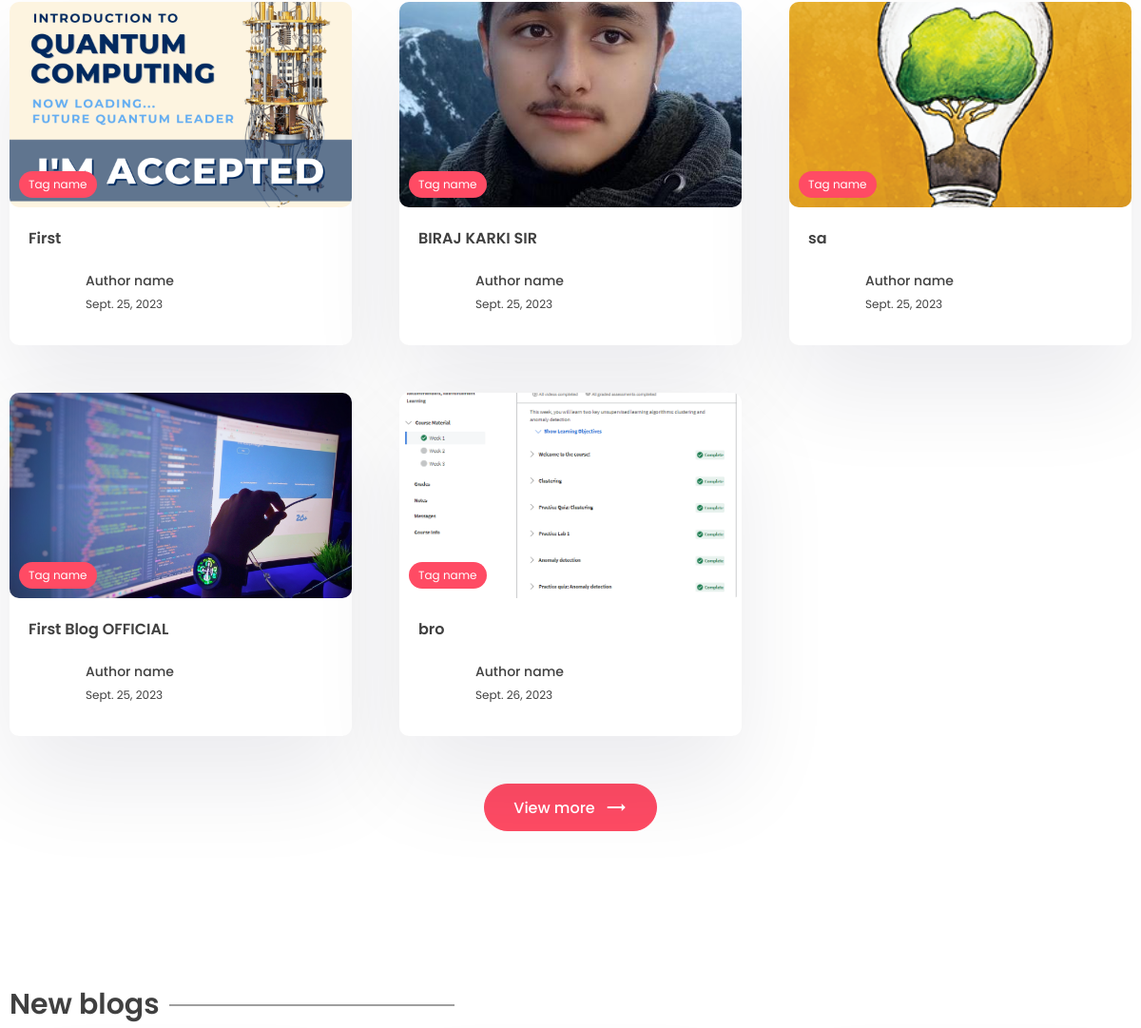
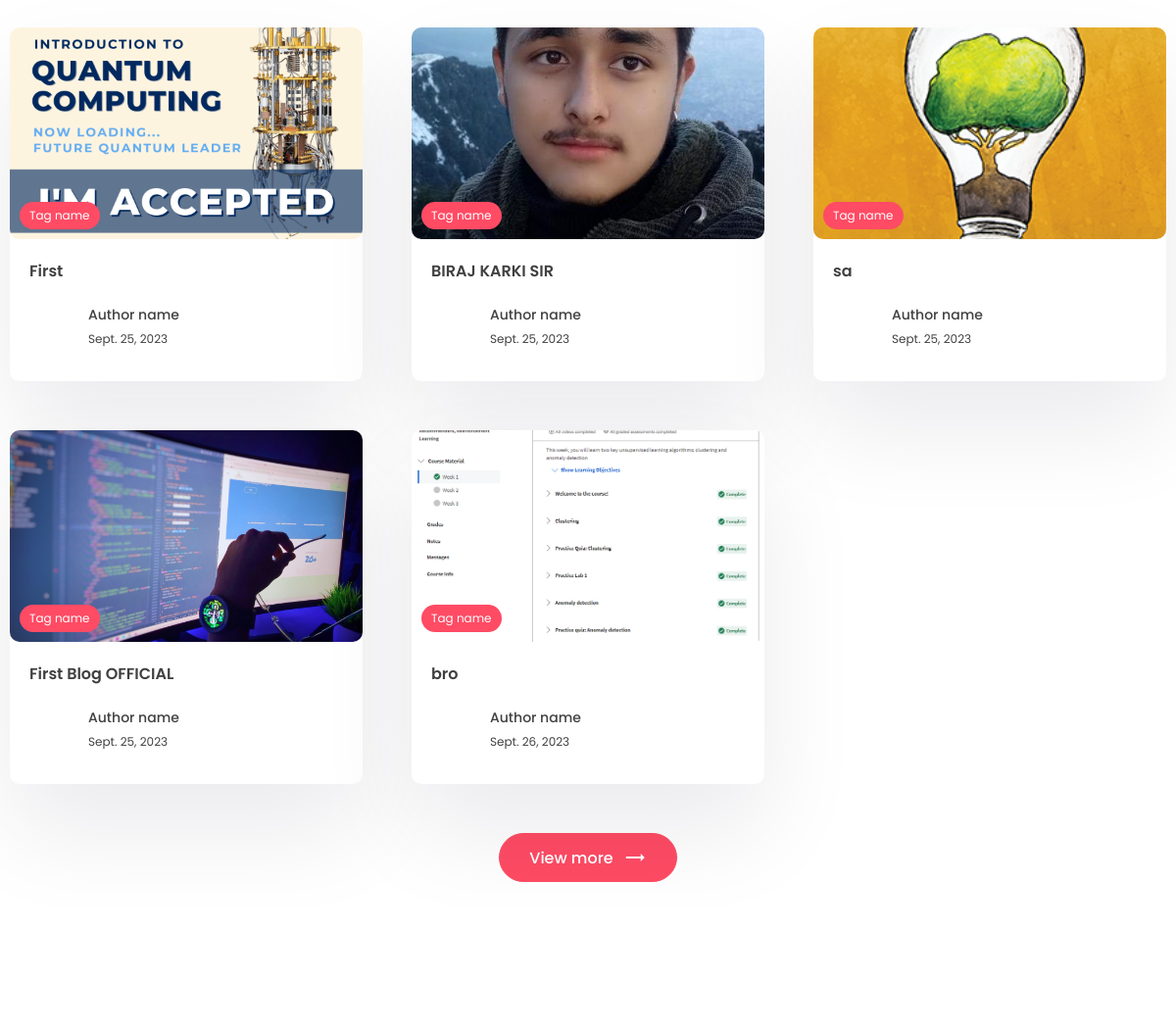
The app's page / (middle part), older data (2 pictures, top to bottom).
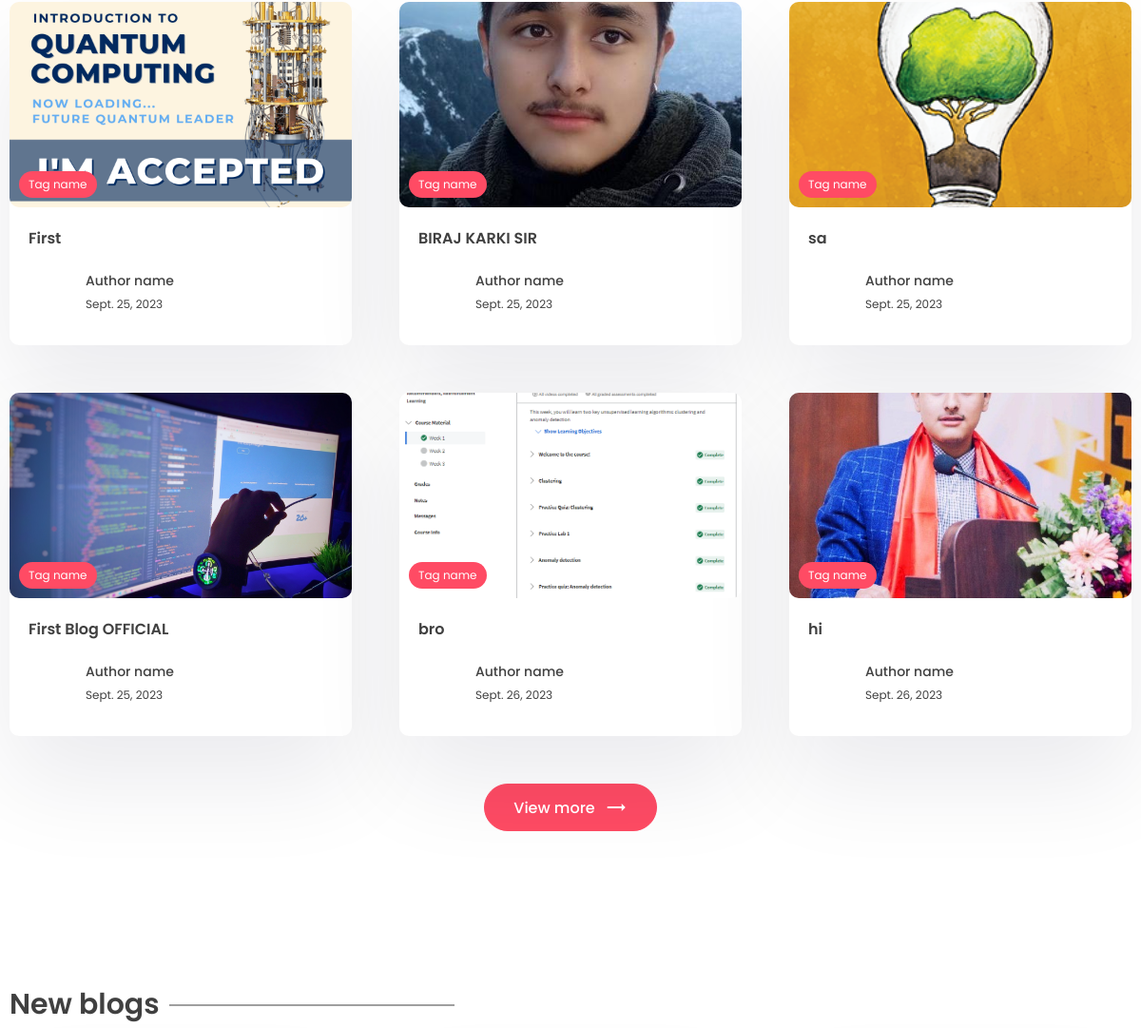
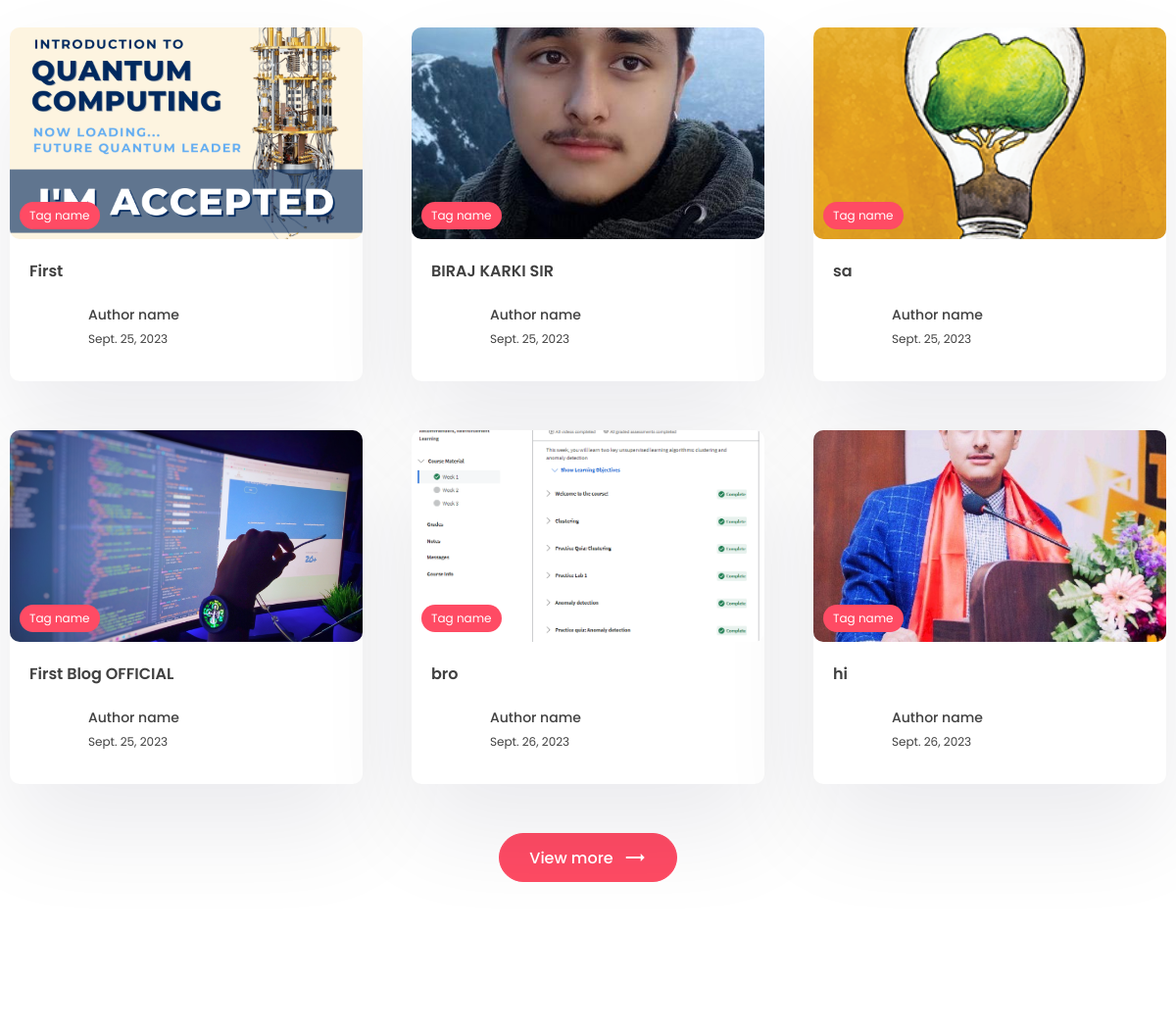
The same page, newer data (2 pictures, top to bottom).
### app/models.py (models this page shows)
class Post(models.Model):
    title = models.CharField(max_length=200)
    content = models.TextField()
    last_updated = models.DateTimeField(auto_now=True)
    slug = models.SlugField(max_length=200, unique=True)
    image = models.ImageField(null=True, blank=True, upload_to="images/")
    tags = models.ManyToManyField(Tag, blank=True, related_name='post')
    view_count=models.IntegerField(null=True, blank=True)

### app/views.py (the view)
# urls.py: path('', views.index, name="index"),
def index(request):
    posts = Post.objects.all()
    context = {'posts':posts}
    return render(request, 'app/index.html', context)

### app/templates/app/index.html (shortened to what this page needs)
{% extends "base.html" %}
{% block content %}
    <section class="sp">
      <div class="container">
        <div class="grid-3">
          {% for post in posts %}
          <a href="{% url "post_page" post.slug %}">
            <div class="card">
              <div class="post-img">
                <img src="{{post.image.url}}" alt="" />
                <div class="tag">Tag name</div>
              </div>
              <div class="card-content">
                <h3>
                  {{post.title}}
                </h3>
                <div class="author">
                  <div class="profile-pic">
                  </div>
                  <div class="details">
                    <p>Author name</p>
                    <small>{{post.last_updated|date}}</small>
                  </div>
                </div>
              </div>
            </div>
          </a>
          {% endfor %}
        </div>
        <center>
          <a href=""><button class="btn btn-primary rounded view">
            View more <span class="material-icons"> trending_flat </span>
          </button></a>
        </center>
      </div>
    </section>
    <section class="sp">
      <div class="container">
        <h1 class="sec-title">New blogs</h1>
        <div class="grid-3">
          {% for post in posts %}
          <a href="{% url "post_page" post.slug %}">
            <div class="card">
              <div class="post-img">
                <img src="{{post.image.url}}" alt="" />
                <div class="tag">Tag name</div>
              </div>
              <div class="card-content">
                <h3>
                  {{post.title}}
                </h3>
                <div class="author">
                  <div class="profile-pic">
                  </div>
                  <div class="details">
                    <p>Author name</p>
                    <small>{{post.last_updated|date}}</small>
                  </div>
                </div>
              </div>
            </div>
          </a>
          {% endfor %}
        </div>
        <center>
          <a href=""><button class="btn btn-primary rounded view">
            View more <span class="material-icons"> trending_flat </span>
          </button></a>
        </center>
      </div>
    </section>
    {% endblock content %}

Row changes from the older to the newer data that the page shows:
added Post: image (picture), title "hi", last_updated "Sept. 26, 2023"
